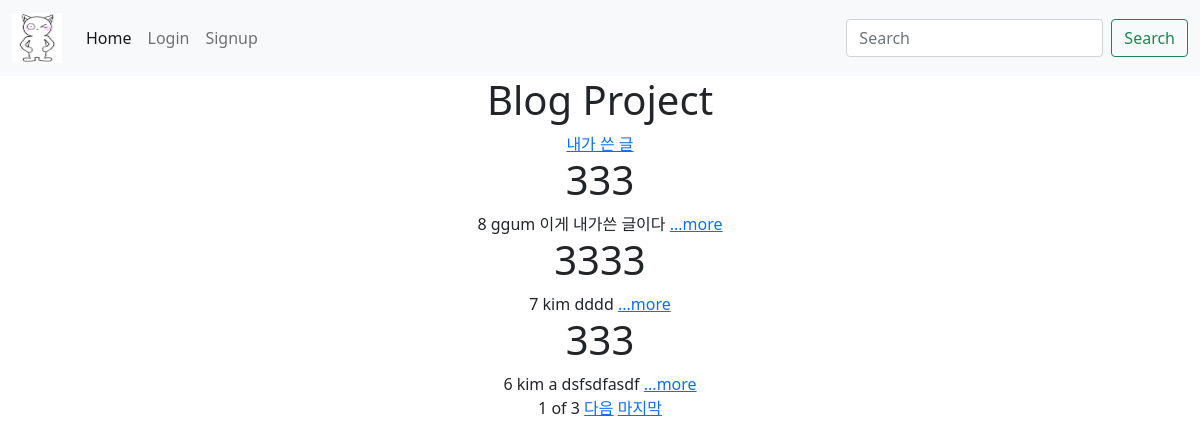
The page / on the database its author committed.
### blog/models.py (models this page shows, shortened)
class Blog(models.Model):
    title = models.CharField(max_length=200)
    writer = models.CharField(max_length=100)
    pub_date = models.DateTimeField()
    body = models.TextField()
    image = models.ImageField(upload_to = "blog/", blank = True, null = True)
    def summary(self):
        return self.body[:100]

### blog/views.py (the view)
# urls.py: path('', home, name='home'),
def home(request):
    blogs = Blog.objects.order_by('-pub_date')
    paginator = Paginator(blogs, 3)
    page = request.GET.get('page')
    blogs = paginator.get_page(page)
    search = request.GET.get('search')
    if search == 'true':
        author = request.GET.get('writer')
        blogs = Blog.objects.filter(writer = author)
        return render(request, 'home.html', {'blogs':blogs})
    return render(request, 'home.html', {'blogs':blogs})

### blog/templates/home.html (shortened to what this page needs)
{% extends 'base.html' %}
{% block content %}
<h1>Blog Project</h1>
<a href="?search=true&writer={{user.username}}">내가 쓴 글</a>
<div class="container">
    {% for blog in blogs %}
    <div>
        <h1>{{blog.title}}</h1>
        {{blog.id}}
        {{blog.writer}}
        {{blog.summary}} <a href="{% url 'detail' blog.id %}">...more</a>
    </div>
    {% endfor %}
    <span>{{blogs.number}}</span>
    <span>of</span>
    <span>{{blogs.paginator.num_pages}}</span>
    {% if blogs.has_next %}
    <a href="?page={{blogs.next_page_number}}">다음</a>
    <a href="?page={{blogs.paginator.num_pages}}">마지막</a>
    {% endif %}
</div>
{% endblock %}

### lionproject/templates/base.html (shortened to what this page needs)
{% load static %}
<!DOCTYPE html>
<html lang="en">
<head>
    <link href="https://cdn.jsdelivr.net/npm/bootstrap@5.0.2/dist/css/bootstrap.min.css" rel="stylesheet"
>
</head>
<body>
    <nav class="navbar navbar-expand-lg navbar-light bg-light">
        <div class="container-fluid">
            <a class="navbar-brand" href="#"><img src="{% static '1.jpg' %}" alt="" width="50" height="50"></a>
            <div class="collapse navbar-collapse" id="navbarSupportedContent">
                <ul class="navbar-nav me-auto mb-2 mb-lg-0">
                    <li class="nav-item">
                        <a class="nav-link active" aria-current="page" href="{% url 'home' %}">Home</a>
                    </li>
                    {% if not user.is_authenticated %}
                    <li class="nav-item">
                        <a class="nav-link" href="{% url 'login' %}">Login</a>
                    </li>
                    <li class="nav-item">
                        <a class="nav-link" href="{% url 'signup' %}">Signup</a>
                    </li>
                    {% endif %}
                </ul>
                <form class="d-flex">
                    <input class="form-control me-2" type="search" placeholder="Search" aria-label="Search">
                    <button class="btn btn-outline-success" type="submit">Search</button>
                </form>
            </div>
        </div>
    </nav>
    {% block content %}
    {% endblock %}
</body>
</html>

### lionproject/templates/base.html (style rules this page uses)
body { text-align: center; }

### rows shown on the page
Blog: title "333", id "8", writer "ggum", summary "이게 내가쓴 글이다"
Blog: title "3333", id "7", writer "kim", summary "dddd"
Blog: title "333", id "6", writer "kim", summary "a dsfsdfasdf"

### other values the page prints
{{ blogs.number }} "1"
{{ blogs.paginator.num_pages }} "3"
